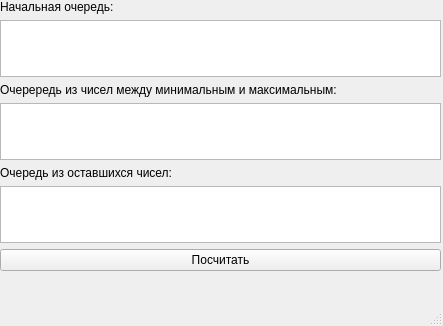
<?xml version="1.0" encoding="UTF-8"?>
<ui version="4.0">
 <class>MainWindow</class>
 <widget class="QMainWindow" name="MainWindow">
  <property name="geometry">
   <rect>
    <x>0</x>
    <y>0</y>
    <width>443</width>
    <height>326</height>
   </rect>
  </property>
  <property name="windowTitle">
   <string>MainWindow</string>
  </property>
  <widget class="QWidget" name="centralwidget">
   <widget class="QWidget" name="verticalLayoutWidget">
    <property name="geometry">
     <rect>
      <x>0</x>
      <y>0</y>
      <width>441</width>
      <height>271</height>
     </rect>
    </property>
    <layout class="QVBoxLayout" name="verticalLayout">
     <item>
      <widget class="QLabel" name="label">
       <property name="text">
        <string>Начальная очередь:</string>
       </property>
      </widget>
     </item>
     <item>
      <widget class="QTextBrowser" name="textBrowser"/>
     </item>
     <item>
      <widget class="QLabel" name="label_2">
       <property name="text">
        <string>Очерередь из чисел между минимальным и максимальным:</string>
       </property>
      </widget>
     </item>
     <item>
      <widget class="QTextBrowser" name="textBrowser_2"/>
     </item>
     <item>
      <widget class="QLabel" name="label_3">
       <property name="text">
        <string>Очередь из оставшихся чисел:</string>
       </property>
      </widget>
     </item>
     <item>
      <widget class="QTextBrowser" name="textBrowser_3"/>
     </item>
     <item>
      <widget class="QPushButton" name="pushButton">
       <property name="text">
        <string>Посчитать</string>
       </property>
      </widget>
     </item>
    </layout>
   </widget>
  </widget>
  <widget class="QMenuBar" name="menubar">
   <property name="geometry">
    <rect>
     <x>0</x>
     <y>0</y>
     <width>443</width>
     <height>25</height>
    </rect>
   </property>
  </widget>
  <widget class="QStatusBar" name="statusbar"/>
 </widget>
 <resources/>
 <connections/>
</ui>
